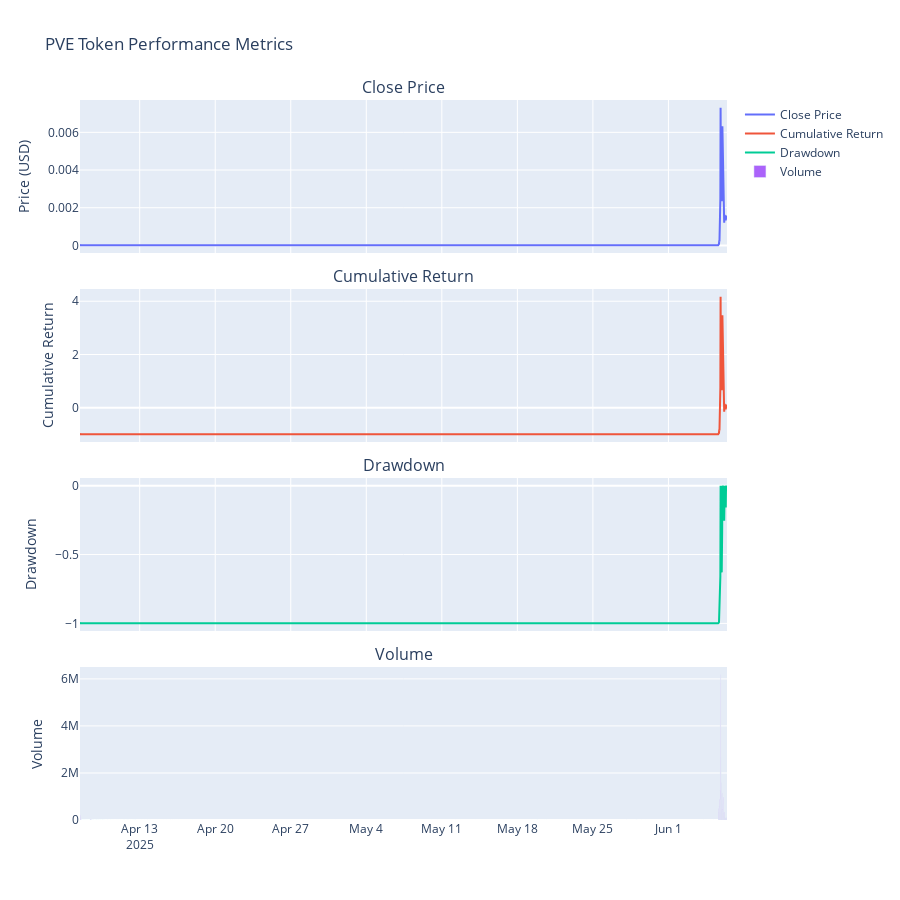

The cell this chart's notebook holds for it:
### Code cell
import plotly.graph_objects as go
from plotly.subplots import make_subplots

# Create a subplot with 4 rows, 1 column
fig = make_subplots(
    rows=4, cols=1,
    shared_xaxes=True,
    vertical_spacing=0.05,
    subplot_titles=("Close Price", "Cumulative Return", "Drawdown", "Volume")
)

# 1. Close price plot
fig.add_trace(go.Scatter(x=df.index, y=df['close'], mode='lines', name='Close Price'), row=1, col=1)

# 2. Cumulative return plot
fig.add_trace(go.Scatter(x=df.index, y=df['cumulative_return'], mode='lines', name='Cumulative Return'), row=2, col=1)

# 3. Drawdown plot
fig.add_trace(go.Scatter(x=df.index, y=df['drawdown'], mode='lines', name='Drawdown'), row=3, col=1)

# 4. Volume plot (can use raw volume or turnover)
fig.add_trace(go.Bar(x=df.index, y=df['volume'], name='Volume'), row=4, col=1)

# Update layout
fig.update_layout(height=900, width=900, title_text="PVE Token Performance Metrics")

fig.update_yaxes(title_text="Price (USD)", row=1, col=1)
fig.update_yaxes(title_text="Cumulative Return", row=2, col=1)
fig.update_yaxes(title_text="Drawdown", row=3, col=1)
fig.update_yaxes(title_text="Volume", row=4, col=1)

fig.show()

### Figure 1 — Plotly figure (JSON) as saved in the notebook; plotly's stock layout.template omitted (floating-point values rounded to 4 significant figures; data arrays with more than 128 entries replaced by an {"elided": "..."} marker saying what was removed)
{"data": [{"mode": "lines", "name": "Close Price", "type": "scatter", "x": {"elided": "216 str values"}, "xaxis": "x", "y": {"elided": "216 float values"}, "yaxis": "y"}, {"mode": "lines", "name": "Cumulative Return", "type": "scatter", "x": {"elided": "216 str values"}, "xaxis": "x2", "y": {"elided": "216 float values"}, "yaxis": "y2"}, {"mode": "lines", "name": "Drawdown", "type": "scatter", "x": {"elided": "216 str values"}, "xaxis": "x3", "y": {"elided": "216 float values"}, "yaxis": "y3"}, {"name": "Volume", "type": "bar", "x": {"elided": "216 str values"}, "xaxis": "x4", "y": {"elided": "216 float values"}, "yaxis": "y4"}], "layout": {"annotations": [{"font": {"size": 16}, "showarrow": false, "text": "Close Price", "x": 0.5, "xanchor": "center", "xref": "paper", "y": 1, "yanchor": "bottom", "yref": "paper"}, {"font": {"size": 16}, "showarrow": false, "text": "Cumulative Return", "x": 0.5, "xanchor": "center", "xref": "paper", "y": 0.7375, "yanchor": "bottom", "yref": "paper"}, {"font": {"size": 16}, "showarrow": false, "text": "Drawdown", "x": 0.5, "xanchor": "center", "xref": "paper", "y": 0.475, "yanchor": "bottom", "yref": "paper"}, {"font": {"size": 16}, "showarrow": false, "text": "Volume", "x": 0.5, "xanchor": "center", "xref": "paper", "y": 0.2125, "yanchor": "bottom", "yref": "paper"}], "height": 900, "title": {"text": "PVE Token Performance Metrics"}, "width": 900, "xaxis": {"anchor": "y", "domain": [0, 1], "matches": "x4", "showticklabels": false}, "xaxis2": {"anchor": "y2", "domain": [0, 1], "matches": "x4", "showticklabels": false}, "xaxis3": {"anchor": "y3", "domain": [0, 1], "matches": "x4", "showticklabels": false}, "xaxis4": {"anchor": "y4", "domain": [0, 1]}, "yaxis": {"anchor": "x", "domain": [0.7875, 1], "title": {"text": "Price (USD)"}}, "yaxis2": {"anchor": "x2", "domain": [0.525, 0.7375], "title": {"text": "Cumulative Return"}}, "yaxis3": {"anchor": "x3", "domain": [0.2625, 0.475], "title": {"text": "Drawdown"}}, "yaxis4": {"anchor": "x4", "domain": [0, 0.2125], "title": {"text": "Volume"}}}}
